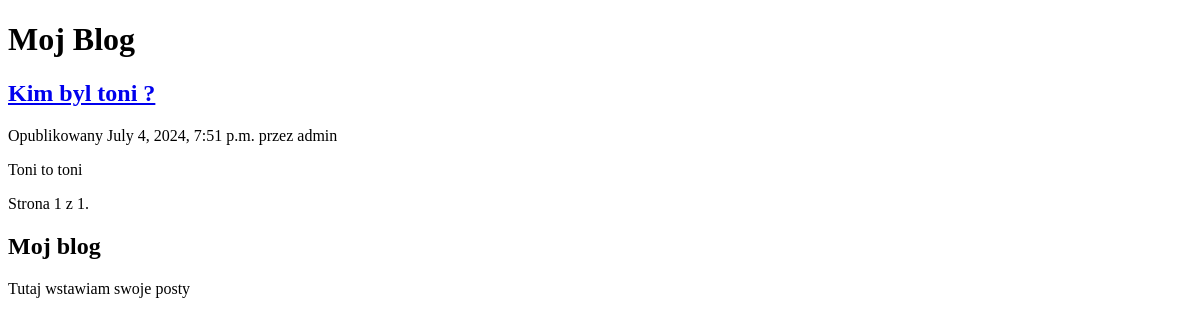
/blog/, run on an earlier commit of the app's database.
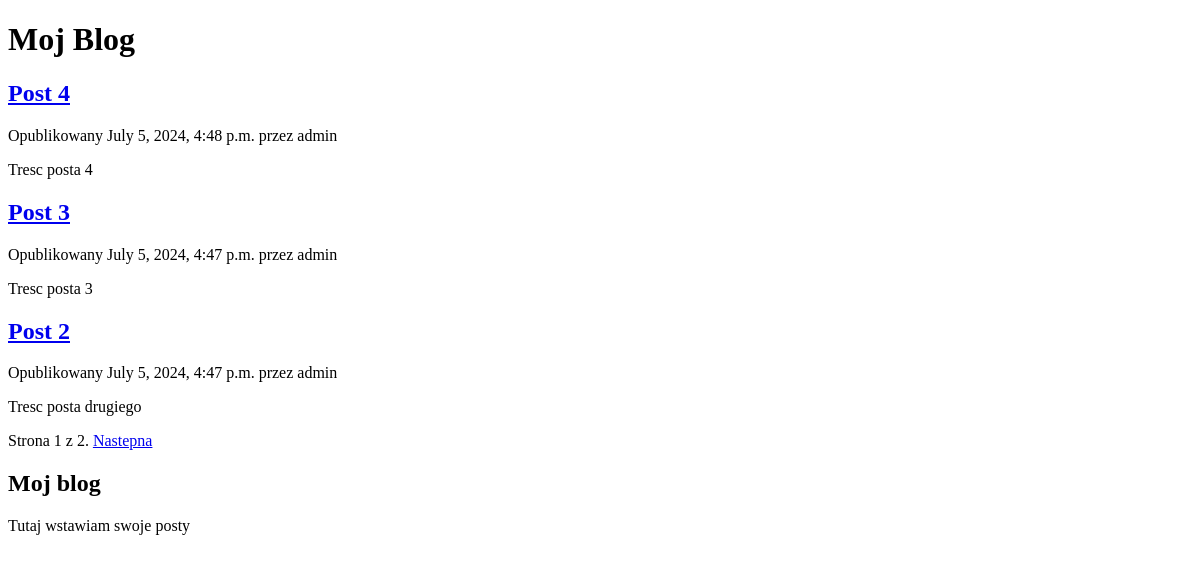
And on a later commit of the database.
### blog/models.py (models this page shows, shortened)
class Post(models.Model): #model postu
    class Status(models.TextChoices): #Zapisywanie blogów jako wersji roboczej
        DRAFT = 'DF', 'Roboczy'
        PUBLISHED = 'PB', 'Opublikowany'
    title = models.CharField(max_length=250) #Pole posta
    slug = models.SlugField(max_length=250,
                            unique_for_date='publish')
    author = models.ForeignKey(User,
                               on_delete=models.CASCADE,
                               related_name='blog_posts')
    body = models.TextField() #zawiera treść posta
    publish = models.DateTimeField(default=timezone.now) #Data opublikowania posta
    created = models.DateTimeField(auto_now_add=True) #Data utworzenia posta
    updated = models.DateTimeField(auto_now=True) #Data aktualizowania posta
    status = models.CharField(max_length=2,
                              choices=Status.choices,
                              default=Status.DRAFT)
    object = models.Manager() #Menedżer domyślny
    published = PublishedManager() # Niestandardowy menedżer opublikowanych postów
    class Meta:
        ordering= ['-publish'] # Posty na blogu pokazują się w odwróconej chronologii
        indexes = [
            models.Index(fields=['-publish']) # Dodawanie indeksu do baz danych dla postów
        ]
    def get_absolute_url(self):
        return reverse('blog:post_detail',
                       args=[self.publish.year,
                             self.publish.month,
                             self.publish.day,
                             self.slug])

### blog/views.py (the view)
# urls.py: path('', views.post_list, name='post_list'),
def post_list(request):
    post_list= Post.published.all()
    paginator= Paginator(post_list,3) #Stronnicowanie
    page_number = request.GET.get('page',1)
    try:
        posts=paginator.page(page_number)
    except EmptyPage:
        posts=paginator.page(paginator.num_pages)
    except PageNotAnInteger:
        posts=paginator.page(1)
    return render(request,
                  'blog/post/list.html',
                  {'posts':posts})

### blog/models.py (called while the page is built)
    def get_queryset(self):
        return super().get_queryset().filter(status=Post.Status.PUBLISHED)

### blog/templates/blog/post/list.html (shortened to what this page needs)
{% extends "blog/base.html" %}
{% block content %}
    <h1>Moj Blog</h1>
    {% for post in posts %}
        <h2>
            <a href="{{ post.get_absolute_url }}">
                {{ post.title }}
            </a>
        </h2>
        <p class="date">
            Opublikowany {{ post.publish }} przez {{ post.author }}
        </p>
        {{ post.body|truncatewords:30|linebreaks }}
    {% endfor %}
    {% include "pagination.html" with page=posts %}
{% endblock %}

### blog/templates/blog/base.html (shortened to what this page needs)
{% load static %}
<!DOCTYPE html>
<head>
</head>
<body>
    <div id = "content">
        {% block content %}
        {% endblock %}
    </div>
    <div id="sidebar">
        <h2>Moj blog</h2>
        <p>Tutaj wstawiam swoje posty</p>
    </div>
</body>
</html>

### blog/templates/pagination.html (shortened to what this page needs)
<div class="pagination">
    <span class="step-links">
    <span class="current">
        Strona {{ page.number }} z {{ page.paginator.num_pages }}.
    </span>
    {% if page.has_next %}
        <a href="?page={{ page.next_page_number }}">Nastepna</a>
    {% endif %}
    </span>
</div>

What changed in the data, as far as the page shows it:
no longer on this page (row unchanged): Post: title "Kim byl toni ?", publish "July 4, 2024, 7:51 p.m.", author "admin", body "Toni to toni"
added Post: title "Post 4", publish "July 5, 2024, 4:48 p.m.", author "admin", body "Tresc posta 4"
added Post: title "Post 3", publish "July 5, 2024, 4:47 p.m.", author "admin", body "Tresc posta 3"
added Post: title "Post 2", publish "July 5, 2024, 4:47 p.m.", author "admin", body "Tresc posta drugiego"
Also different on the page:
{{ page.paginator.num_pages }}: "1" → "2"
text now shown: "Nastepna"
